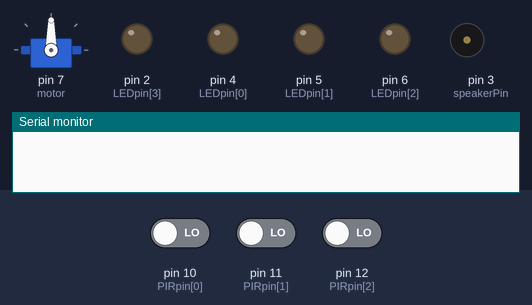
Recording of a sketch running on a simulated Arduino Uno, built with avr-gcc and run on an emulated ATmega328P. Parts: servo, output pins drawn as LEDs (lit = HIGH), buzzer (waves = sounding), the last lines printed to the serial monitor. Inputs (shaded band) come from the test bench; at power-on: pin 10 (PIRpin[0]) LOW, pin 11 (PIRpin[1]) LOW, pin 12 (PIRpin[2]) LOW. Random numbers use the default seed unless the sketch sets one.

Above: at 1.2 s.
1.3 s: pin 10 (PIRpin[0]) driven HIGH
At 3.3 s:
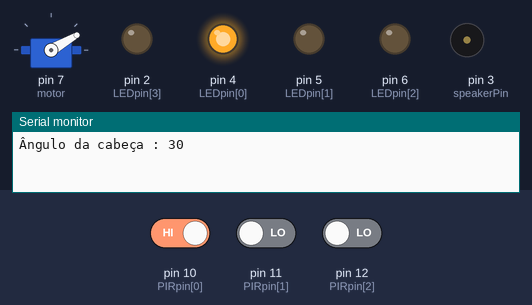
3.6 s: pin 11 (PIRpin[1]) driven HIGH
At 4.4 s:
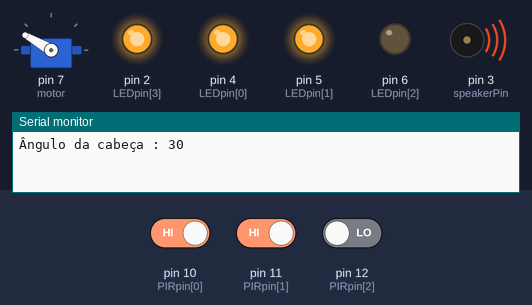
6.6 s: pin 12 (PIRpin[2]) driven HIGH
At 9.1 s:
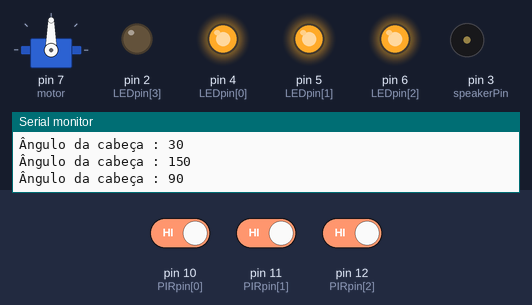
9.6 s: pin 10 (PIRpin[0]) driven LOW
At 9.9 s:
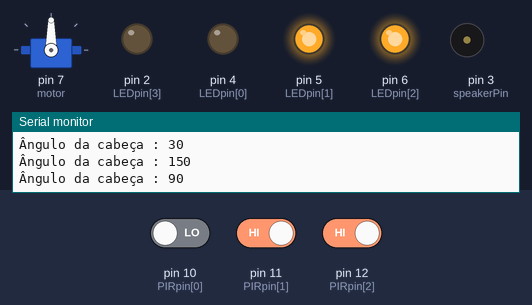
11.1 s: pin 11 (PIRpin[1]) driven LOW
At 12.2 s:
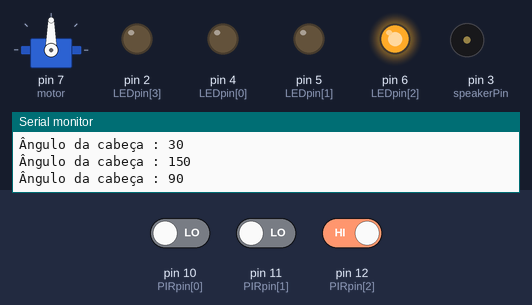
12.6 s: pin 10 (PIRpin[0]) driven HIGH
At 14.9 s:
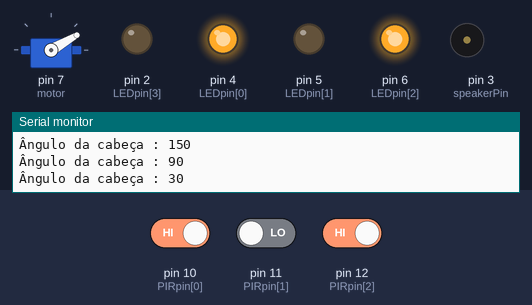
Timing chart, 0 to 16.4 s (numbered marks = the images above; inputs shaded):
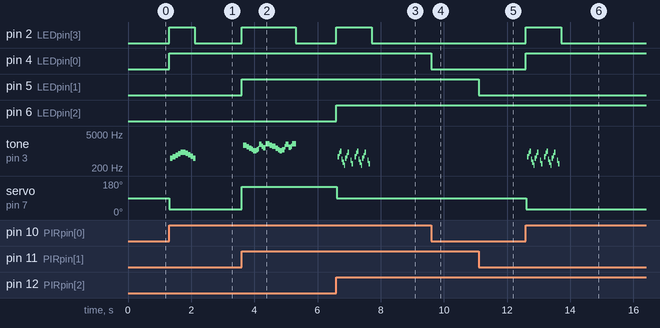

Measured:
- after the input at 1.3 s, pin 2 (LEDpin[3]): LOW → HIGH at once, → LOW 0.82 s later; pin 4 (LEDpin[0]): LOW → HIGH at once
- after the input at 3.6 s, pin 2 (LEDpin[3]): LOW → HIGH at once, → LOW 1.7 s later; pin 5 (LEDpin[1]): LOW → HIGH at once
- after the input at 6.6 s, pin 2 (LEDpin[3]): LOW → HIGH at once, → LOW 1.1 s later; pin 6 (LEDpin[2]): LOW → HIGH at once
- after the input at 9.6 s, pin 4 (LEDpin[0]): HIGH → LOW at once
- after the input at 11.1 s, pin 5 (LEDpin[1]): HIGH → LOW at once
- after the input at 12.6 s, pin 2 (LEDpin[3]): LOW → HIGH at once, → LOW 1.1 s later; pin 4 (LEDpin[0]): LOW → HIGH at once

The sketch:

R2-D2.ino
```cpp
#include "musical_notes.h" // inclui library referente aos sons emitidos pelo buzzer
#include <Servo.h> // inclui library referente ao motor servo

// definição de variáveis
Servo motor;
int LEDpin[] = {4, 5, 6, 2}; // definição dos pins de saída dos LEDs
int PIRpin[] = {10, 11, 12}; // definição dos pins de entrada dos sensores PIR
int speakerPin = 3; // definição dos pins de saída do buzzer
boolean PIRstatus;
int PIRstateprev[] = {1, 1, 1};
int PIRpinAtual = 3;
int PIRposition[] = {30, 150, 90};

 void setup()
 {
   Serial.begin(9600);
   for (int i = 0; i < 4; i++)  { // define todos os LEDS como OUTPUTS
    pinMode(LEDpin[i], OUTPUT);
   }
   for (int i = 0; i < 3; i++)  { // define todos os sensores PIR como INPUTS
    pinMode(PIRpin[i], INPUT);
   }
   pinMode(speakerPin, OUTPUT); // define o buzzer como OUTPUT
   motor.attach(7); // define o PIN do servo
   motor.write(PIRposition[2]); // coloca o servo na posiçao central (90º)
}

void loop ()
{
  for (int PIR = 0; PIR < 3; PIR++) { // começa o loop para cada sensor PIR
    int PIRciclo = PIRpin[PIR]; // define o pin do PIR para o número do loop
    int LEDciclo = LEDpin[PIR]; // define o pin do LED correspondente ao PIR do loop
    PIRstatus = digitalRead(PIRciclo); // lê a informação no sensor PIR (se detetar movimento a variável PIRstatus é definida como HIGH, senão como LOW)

    if (PIRstatus == HIGH) { // se for detetado movimento no sensor
      digitalWrite(LEDciclo, HIGH); // acende o LED correspondente ao loop
      if(PIRstateprev[PIR] == 0) { // se o estado prévio do PIR for LOW
        if (PIRpinAtual != PIRciclo && PIRstateprev[PIR] == 0) { // se a posição do servo for diferente da posição correpondente ao sensor PIR do loop
          digitalWrite(2, HIGH); // acende o LED da cabeça do R2D2
          motor.write(PIRposition[PIR]); // move o servo para a posição correspondente ao sensor PIR do loop
          randomSound(); // o buzzer reproduz um som aleatório da lista de sons
          Serial.print("Ângulo da cabeça : ");
          Serial.println(PIRposition[PIR]);
          delay(50);
          digitalWrite(2, LOW); // desliga o LED da cabeça do R2D2
          PIRpinAtual = PIRciclo; // define a posição do servo como a posição correspondente ao sensor PIR
          }
        PIRstateprev[PIR] = 1; // define o estado prévio do PIR para HIGH
        }
      }

    else  { // caso não seja detetado movimento no sensor
      digitalWrite(LEDciclo, LOW);  // desliga o LED correspondente ao sensor PIR
      PIRstateprev[PIR] = 0;   // define o estado prévio do PIR para LOW
      }
    }
}


// função na qual o buzzer reproduz um som aleatório da lista de sons
void randomSound() {
  int randNumber = random(1,6);
  switch(randNumber) {
    case 1: squeak();
    break;
    case 2: catcall();
    break;
    case 3: ohhh();
    break;
    case 4: laugh();
    break;
    case 5: r2D2();
    break;
    case 6: ariel();
    break;
  }
}

// definição de funções para a reprodução de sons específicos
void beep (int speakerPin, float noteFrequency, long noteDuration)
{
  int x;
  // Convert the frequency to microseconds
  float microsecondsPerWave = 1000000/noteFrequency;
  // Calculate how many HIGH/LOW cycles there are per millisecond
  float millisecondsPerCycle = 1000/(microsecondsPerWave * 2);
  // Multiply noteDuration * number or cycles per millisecond
  float loopTime = noteDuration * millisecondsPerCycle;
  // Play the note for the calculated loopTime.
  for (x=0;x<loopTime;x++)
          {
              digitalWrite(speakerPin,HIGH);
              delayMicroseconds(microsecondsPerWave);
              digitalWrite(speakerPin,LOW);
              delayMicroseconds(microsecondsPerWave);
          }
}

void r2D2(){
          beep(speakerPin, note_A7,100); //A
          beep(speakerPin, note_G7,100); //G
          beep(speakerPin, note_E7,100); //E
          beep(speakerPin, note_C7,100); //C
          beep(speakerPin, note_D7,100); //D
          beep(speakerPin, note_B7,100); //B
          beep(speakerPin, note_F7,100); //F
          beep(speakerPin, note_C8,100); //C
          beep(speakerPin, note_A7,100); //A
          beep(speakerPin, note_G7,100); //G
          beep(speakerPin, note_E7,100); //E
          beep(speakerPin, note_C7,100); //C
          beep(speakerPin, note_D7,100); //D
          beep(speakerPin, note_B7,100); //B
          beep(speakerPin, note_F7,100); //F
          beep(speakerPin, note_C8,100); //C
}

void ariel() {
          beep(speakerPin, note_C6,300); //C
          delay(50);
          beep(speakerPin, note_D6,300); //D
          delay(50);
          beep(speakerPin, note_Eb6,600); //D#
          delay(250);

          beep(speakerPin, note_D6,300); //D
          delay(50);
          beep(speakerPin, note_Eb6,300); //D#
          delay(50);
          beep(speakerPin, note_F6,600); //F
          delay(250);

          beep(speakerPin, note_C6,300); //C
          delay(50);
          beep(speakerPin, note_D6,300); //D
          delay(50);
          beep(speakerPin, note_Eb6,500); //D#
          delay(50);
          beep(speakerPin, note_D6,300); //D
          delay(50);
          beep(speakerPin, note_Eb6,300); //D#
          delay(50);
          beep(speakerPin, note_D6,300); //D
          delay(50);
          beep(speakerPin, note_Eb6,300); //D#
          delay(50);
          beep(speakerPin, note_F6,600); //F
          delay(50);
}

void squeak() {
  for (int i=100; i<5000; i=i*1.45) {
    beep(speakerPin,i,60);
  }
  delay(10);
  for (int i=100; i<6000; i=i*1.5) {
    beep(speakerPin,i,20);
  }
}

void catcall() {
  for (int i=1000; i<5000; i=i*1.05) {
    beep(speakerPin,i,10);
  }
 delay(300);

  for (int i=1000; i<3000; i=i*1.03) {
    beep(speakerPin,i,10);
  }
  for (int i=3000; i>1000; i=i*.97) {
    beep(speakerPin,i,10);
  }
}

void ohhh() {
  for (int i=1000; i<2000; i=i*1.02) {
    beep(speakerPin,i,10);
  }
  for (int i=2000; i>1000; i=i*.98) {
    beep(speakerPin,i,10);
  }
}

void laugh() {
  for (int i=1000; i<2000; i=i*1.10) {
    beep(speakerPin,i,10);
  }
  delay(50);
  for (int i=1000; i>500; i=i*.90) {
    beep(speakerPin,i,10);
  }
  delay(50);
  for (int i=1000; i<2000; i=i*1.10) {
    beep(speakerPin,i,10);
  }
  delay(50);
  for (int i=1000; i>500; i=i*.90) {
    beep(speakerPin,i,10);
  }
  delay(50);
    for (int i=1000; i<2000; i=i*1.10) {
    beep(speakerPin,i,10);
  }
  delay(50);
  for (int i=1000; i>500; i=i*.90) {
    beep(speakerPin,i,10);
  }
  delay(50);
    for (int i=1000; i<2000; i=i*1.10) {
    beep(speakerPin,i,10);
  }
  delay(50);
  for (int i=1000; i>500; i=i*.90) {
    beep(speakerPin,i,10);
  }
  delay(50);
}
```

musical_notes.h
```cpp
// Reference:  This list was adapted from the table located here:
// 		http://www.phy.mtu.edu/~suits/notefreqs.html
const float  note_C0 = 16.35;  //C0
const float  note_Db0 = 17.32;  //C#0/Db0
const float  note_D0 = 18.35;  //D0
const float  note_Eb0 = 19.45;  //D#0/Eb0
const float  note_E0 = 20.6;  //E0
const float  note_F0 = 21.83;  //F0
const float  note_Gb0 = 23.12;  //F#0/Gb0
const float  note_G0 = 24.5;  //G0
const float  note_Ab0 = 25.96;  //G#0/Ab0
const float  note_A0 = 27.5;  //A0
const float  note_Bb0 = 29.14;  //A#0/Bb0
const float  note_B0 = 30.87;  //B0
const float  note_C1 = 32.7;  //C1
const float  note_Db1 = 34.65;  //C#1/Db1
const float  note_D1 = 36.71;  //D1
const float  note_Eb1 = 38.89;  //D#1/Eb1
const float  note_E1 = 41.2;  //E1
const float  note_F1 = 43.65;  //F1
const float  note_Gb1 = 46.25;  //F#1/Gb1
const float  note_G1 = 49;  //G1
const float  note_Ab1 = 51.91;  //G#1/Ab1
const float  note_A1 = 55;  //A1
const float  note_Bb1 = 58.27;  //A#1/Bb1
const float  note_B1 = 61.74;  //B1
const float  note_C2 = 65.41;  //C2 (Middle C)
const float  note_Db2 = 69.3;  //C#2/Db2
const float  note_D2 = 73.42;  //D2
const float  note_Eb2 = 77.78;  //D#2/Eb2
const float  note_E2 = 82.41;  //E2
const float  note_F2 = 87.31;  //F2
const float  note_Gb2 = 92.5;  //F#2/Gb2
const float  note_G2 = 98;  //G2
const float  note_Ab2 = 103.83;  //G#2/Ab2
const float  note_A2 = 110;  //A2
const float  note_Bb2 = 116.54;  //A#2/Bb2
const float  note_B2 = 123.47;  //B2
const float  note_C3 = 130.81;  //C3
const float  note_Db3 = 138.59;  //C#3/Db3
const float  note_D3 = 146.83;  //D3
const float  note_Eb3 = 155.56;  //D#3/Eb3
const float  note_E3 = 164.81;  //E3
const float  note_F3 = 174.61;  //F3
const float  note_Gb3 = 185;  //F#3/Gb3
const float  note_G3 = 196;  //G3
const float  note_Ab3 = 207.65;  //G#3/Ab3
const float  note_A3 = 220;  //A3
const float  note_Bb3 = 233.08;  //A#3/Bb3
const float  note_B3 = 246.94;  //B3
const float  note_C4 = 261.63;  //C4
const float  note_Db4 = 277.18;  //C#4/Db4
const float  note_D4 = 293.66;  //D4
const float  note_Eb4 = 311.13;  //D#4/Eb4
const float  note_E4 = 329.63;  //E4
const float  note_F4 = 349.23;  //F4
const float  note_Gb4 = 369.99;  //F#4/Gb4
const float  note_G4 = 392;  //G4
const float  note_Ab4 = 415.3;  //G#4/Ab4
const float  note_A4 = 440;  //A4
const float  note_Bb4 = 466.16;  //A#4/Bb4
const float  note_B4 = 493.88;  //B4
const float  note_C5 = 523.25;  //C5
const float  note_Db5 = 554.37;  //C#5/Db5
const float  note_D5 = 587.33;  //D5
const float  note_Eb5 = 622.25;  //D#5/Eb5
const float  note_E5 = 659.26;  //E5
const float  note_F5 = 698.46;  //F5
const float  note_Gb5 = 739.99;  //F#5/Gb5
const float  note_G5 = 783.99;  //G5
const float  note_Ab5 = 830.61;  //G#5/Ab5
const float  note_A5 = 880;  //A5
const float  note_Bb5 = 932.33;  //A#5/Bb5
const float  note_B5 = 987.77;  //B5
const float  note_C6 = 1046.5;  //C6
const float  note_Db6 = 1108.73;  //C#6/Db6
const float  note_D6 = 1174.66;  //D6
const float  note_Eb6 = 1244.51;  //D#6/Eb6
const float  note_E6 = 1318.51;  //E6
const float  note_F6 = 1396.91;  //F6
const float  note_Gb6 = 1479.98;  //F#6/Gb6
const float  note_G6 = 1567.98;  //G6
const float  note_Ab6 = 1661.22;  //G#6/Ab6
const float  note_A6 = 1760;  //A6
const float  note_Bb6 = 1864.66;  //A#6/Bb6
const float  note_B6 = 1975.53;  //B6
const float  note_C7 = 2093;  //C7
const float  note_Db7 = 2217.46;  //C#7/Db7
const float  note_D7 = 2349.32;  //D7
const float  note_Eb7 = 2489.02;  //D#7/Eb7
const float  note_E7 = 2637.02;  //E7
const float  note_F7 = 2793.83;  //F7
const float  note_Gb7 = 2959.96;  //F#7/Gb7
const float  note_G7 = 3135.96;  //G7
const float  note_Ab7 = 3322.44;  //G#7/Ab7
const float  note_A7 = 3520;  //A7
const float  note_Bb7 = 3729.31;  //A#7/Bb7
const float  note_B7 = 3951.07;  //B7
const float  note_C8 = 4186.01;  //C8
const float  note_Db8 = 4434.92;  //C#8/Db8
const float  note_D8 = 4698.64;  //D8
const float  note_Eb8 = 4978.03;  //D#8/Eb8
```
